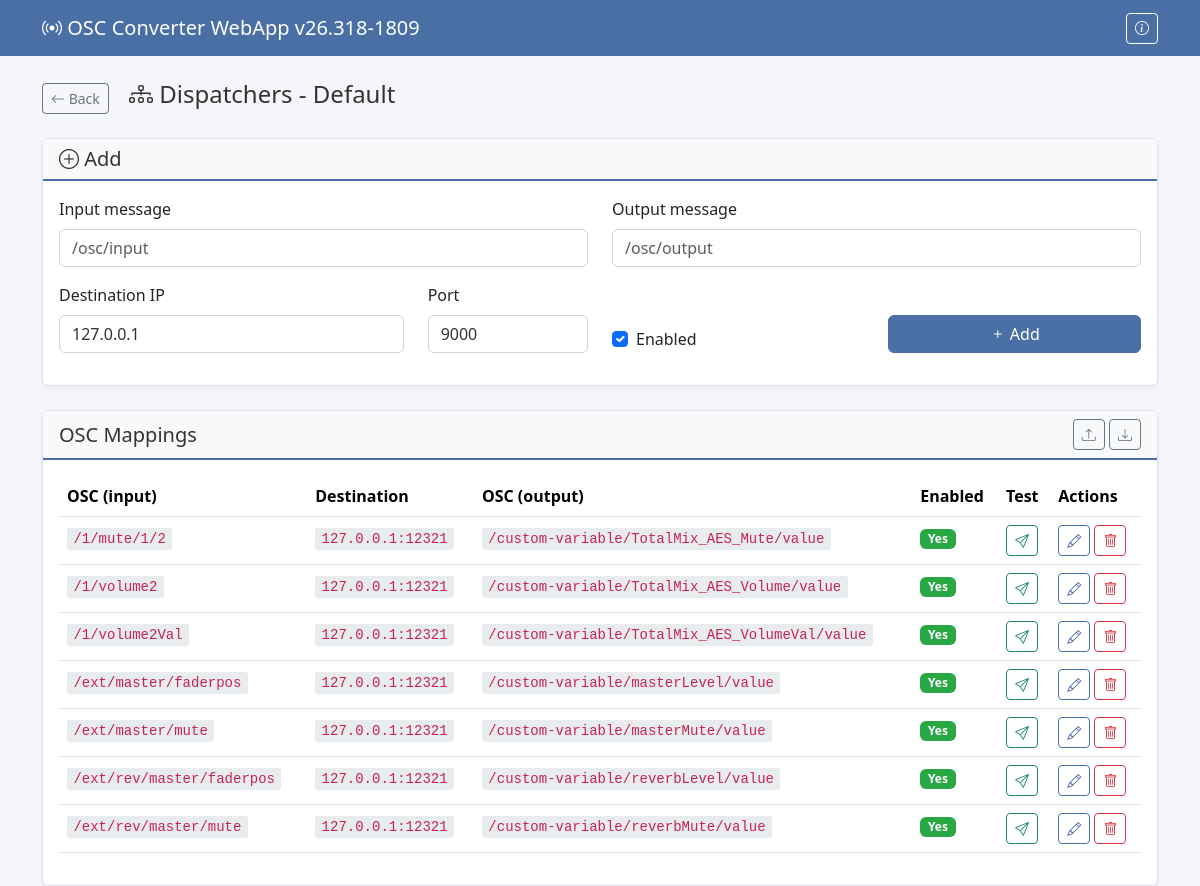
Page /config/1/dispatchers/ on the earlier database version.
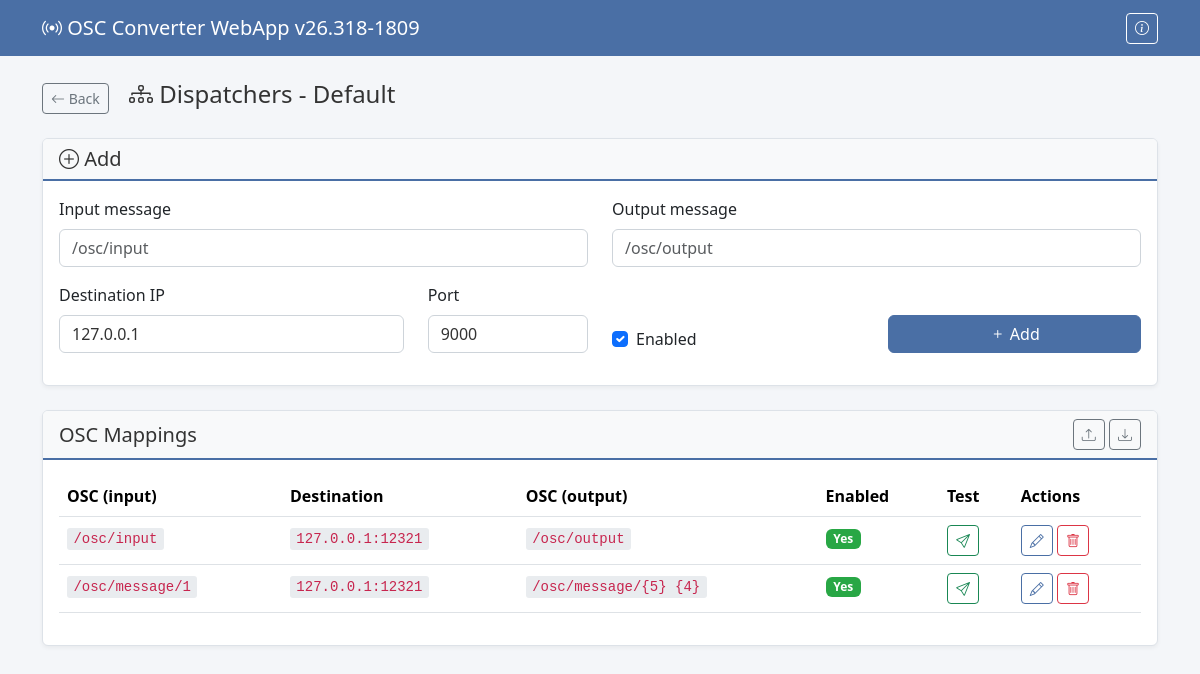
Same page on the later database version.
### osc_converter_webapp/main/models.py (models this page shows, shortened)
class OSCConfig(models.Model):
    name = models.CharField(max_length=100, default="Default", verbose_name="Nom")
    rx_ip = models.GenericIPAddressField(default="0.0.0.0", verbose_name="IP RX (écoute)")
    rx_port = models.PositiveIntegerField(default=9000, verbose_name="Port RX")
    auto_start = models.BooleanField(default=False, verbose_name="Auto-start")
    show_unmapped = models.BooleanField(default=False, verbose_name="Show unmapped logs")
    created_at = models.DateTimeField(auto_now_add=True)
    updated_at = models.DateTimeField(auto_now=True)
    class Meta:
        verbose_name = "Configuration OSC"
        verbose_name_plural = "Configurations OSC"

class OSCDispatcher(models.Model):
    config = models.ForeignKey(OSCConfig, on_delete=models.CASCADE, related_name='dispatchers')
    osc_input = models.CharField(max_length=255, verbose_name="Adresse OSC (entrée)")
    osc_output = models.CharField(max_length=255, verbose_name="Adresse OSC (sortie)")
    tx_ip = models.GenericIPAddressField(default="127.0.0.1", verbose_name="IP destination")
    tx_port = models.PositiveIntegerField(default=9000, verbose_name="Port destination")
    is_enabled = models.BooleanField(default=True, verbose_name="Activé")
    created_at = models.DateTimeField(auto_now_add=True)
    class Meta:
        verbose_name = "Dispatcher OSC"
        verbose_name_plural = "Dispatchers OSC"
        ordering = ['osc_input']

### osc_converter_webapp/main/views.py (the view)
# urls.py: path('config/<int:config_pk>/dispatchers/', views.dispatchers, name='dispatchers'),
def dispatchers(request, config_pk):
    config = get_object_or_404(OSCConfig, pk=config_pk)
    dispatcher_list = config.dispatchers.all()
    show_restart_modal = request.GET.get('restart_needed') == '1'
    if request.method == 'POST':
        form = OSCDispatcherForm(request.POST)
        if form.is_valid():
            dispatcher = form.save(commit=False)
            dispatcher.config = config
            dispatcher.save()
            messages.success(request, 'Dispatcher added')
            if config_pk in osc_service.get_status()['running_configs']:
                show_restart_modal = True
            else:
                return redirect('dispatchers', config_pk=config_pk)
    else:
        form = OSCDispatcherForm()
    return render(request, 'main/dispatchers.html', {
        'config': config,
        'dispatchers': dispatcher_list,
        'form': form,
        'show_restart_modal': show_restart_modal,
    })

### osc_converter_webapp/main/forms.py
class OSCDispatcherForm(forms.ModelForm):
    class Meta:
        model = OSCDispatcher
        fields = ['osc_input', 'tx_ip', 'tx_port', 'osc_output', 'is_enabled']
        widgets = {
            'osc_input': forms.TextInput(attrs={'class': 'form-control', 'placeholder': '/osc/input'}),
            'tx_ip': forms.TextInput(attrs={'class': 'form-control', 'placeholder': '127.0.0.1', 'value': '127.0.0.1'}),
            'tx_port': forms.NumberInput(attrs={'class': 'form-control', 'placeholder': '12321', 'value': '12321'}),
            'osc_output': forms.TextInput(attrs={'class': 'form-control', 'placeholder': '/osc/output'}),
            'is_enabled': forms.CheckboxInput(attrs={'class': 'form-check-input'}),
        }

### osc_converter_webapp/main/context_processors.py (called while the page is built)
def app_version(request):
    return {
        'APP_VERSION': settings.APP_VERSION,
        'DEVELOPER_NAME': getattr(settings, 'DEVELOPER_NAME', ''),
        'DEVELOPER_EMAIL': getattr(settings, 'DEVELOPER_EMAIL', ''),
        'DEVELOPER_GITHUB': getattr(settings, 'DEVELOPER_GITHUB', ''),
    }

### osc_converter_webapp/main/templates/main/dispatchers.html (shortened to what this page needs)
{% extends 'main/base.html' %}
{% block content %}
<div class="d-flex justify-content-between align-items-center mb-4">
    <div>
        <a href="{% url 'dashboard' %}" class="btn btn-outline-secondary btn-sm">
            <i class="bi bi-arrow-left"></i> Back
        </a>
        <h4 class="d-inline ms-3"><i class="bi bi-diagram-3"></i> Dispatchers - {{ config.name }}</h4>
    </div>
</div>
<div class="card mb-4">
    <div class="card-header">
        <h5 class="mb-0"><i class="bi bi-plus-circle"></i> Add</h5>
    </div>
    <div class="card-body">
        <form method="post">
            <div class="row mb-3">
                <div class="col-md-6">
                    <label for="id_osc_input" class="form-label">Input message</label>
                    {{ form.osc_input }}
                </div>
                <div class="col-md-6">
                    <label for="id_osc_output" class="form-label">Output message</label>
                    {{ form.osc_output }}
                </div>
            </div>
            <div class="row mb-3">
                <div class="col-md-4">
                    <label for="id_tx_ip" class="form-label">Destination IP</label>
                    {{ form.tx_ip }}
                </div>
                <div class="col-md-2">
                    <label for="id_tx_port" class="form-label">Port</label>
                    {{ form.tx_port }}
                </div>
                <div class="col-md-3 d-flex align-items-end">
                    <div class="form-check">
                        {{ form.is_enabled }}
                        <label class="form-check-label" for="id_is_enabled">Enabled</label>
                    </div>
                </div>
                <div class="col-md-3 d-flex align-items-end">
                    <button type="submit" class="btn btn-primary w-100">
                        <i class="bi bi-plus"></i> Add
                    </button>
                </div>
            </div>
        </form>
    </div>
</div>
<div class="card">
    <div class="card-header d-flex justify-content-between align-items-center">
        <h5 class="mb-0">OSC Mappings</h5>
        <div>
            <a href="{% url 'export_config_dispatchers' config.pk %}" class="btn btn-sm btn-outline-secondary" data-bs-toggle="tooltip" title="Export dispatchers">
                <i class="bi bi-upload"></i>
            </a>
            <button type="button" class="btn btn-sm btn-outline-secondary" data-bs-toggle="tooltip" title="Import dispatchers" onclick="document.getElementById('import-dispatchers-file').click();">
                <i class="bi bi-download"></i>
            </button>
        </div>
    </div>
    <div class="card-body">
        <div class="table-responsive">
            <table class="table table-hover">
                <thead>
                    <tr>
                        <th>OSC (input)</th>
                        <th>Destination</th>
                        <th>OSC (output)</th>
                        <th>Enabled</th>
                        <th>Test</th>
                        <th>Actions</th>
                    </tr>
                </thead>
                <tbody>
                    {% for d in dispatchers %}
                    <tr>
                        <td><code>{{ d.osc_input }}</code></td>
                        <td><code>{{ d.tx_ip }}:{{ d.tx_port }}</code></td>
                        <td><code>{{ d.osc_output }}</code></td>
                        <td>
                            {% if d.is_enabled %}
                                <span class="badge bg-success">Yes</span>
                            {% else %}
                                <span class="badge bg-secondary">No</span>
                            {% endif %}
                        </td>
                        <td>
                            <button type="button" class="btn btn-sm btn-outline-success"
                                    onclick="openTestModal({{ d.pk }}, '{{ d.osc_output }}', '{{ d.tx_ip }}', {{ d.tx_port }})"
                                    data-bs-toggle="tooltip" title="Test">
                                <i class="bi bi-send"></i>
                            </button>
                        </td>
                        <td>
                            <button type="button" class="btn btn-sm btn-outline-primary"
                                    onclick="openEditDispatcherModal({{ d.pk }})"
                                    data-bs-toggle="tooltip" title="Edit">
                                <i class="bi bi-pencil"></i>
                            </button>
                            <form method="post" action="{% url 'dispatcher_delete' d.pk %}" class="d-inline">
                                <button type="submit" class="btn btn-sm btn-outline-danger"
                                        data-bs-toggle="tooltip" title="Delete">
                                    <i class="bi bi-trash"></i>
                                </button>
                            </form>
                        </td>
                    </tr>
                    {% empty %}
                    <tr>
                        <td colspan="6" class="text-center text-muted">No dispatcher configured</td>
                    </tr>
                    {% endfor %}
                </tbody>
            </table>
        </div>
    </div>
</div>
{% endblock %}

### osc_converter_webapp/main/templates/main/base.html (shortened to what this page needs)
<!DOCTYPE html>
<html lang="en">
<head>
    <link href="https://cdn.jsdelivr.net/npm/bootstrap@5.3.2/dist/css/bootstrap.min.css" rel="stylesheet">
    <link href="https://cdn.jsdelivr.net/npm/bootstrap-icons@1.11.1/font/bootstrap-icons.css" rel="stylesheet">
    <link rel="stylesheet" href="/static/main/style.css">
</head>
<body>
    <nav class="navbar navbar-expand-lg mb-4">
        <div class="container d-flex justify-content-between">
            <a class="navbar-brand text-white" href="{% url 'dashboard' %}">
                <i class="bi bi-broadcast"></i> OSC Converter WebApp v{{ APP_VERSION }}
            </a>
            <button type="button" class="btn btn-outline-light btn-sm" data-bs-toggle="modal" data-bs-target="#aboutModal">
                <i class="bi bi-info-circle"></i>
            </button>
        </div>
    </nav>
    <div class="container">
        {% block content %}{% endblock %}
    </div>
</body>
</html>

### osc_converter_webapp/main/static/main/style.css (style rules this page uses)
body { background-color: #f4f6f9; color: #333; }
.navbar { background-color: #4a6fa5 !important; }
.card { background-color: #fff; border: 1px solid #dde2e8; box-shadow: 0 2px 4px rgba(0,0,0,0.05); }
.card-header { background-color: #f8f9fa; border-bottom: 2px solid #4a6fa5; color: #333; }
.btn-primary { background-color: #4a6fa5; border-color: #4a6fa5; }
.navbar .btn-outline-light { color: #fff; border-color: #fff; }
.btn-outline-primary { color: #4a6fa5; border-color: #4a6fa5; }
.table { color: #333; }
.form-control, .form-select { background-color: #fff; border-color: #ced4da; color: #333; }
code { background-color: #e9ecef; color: #c7254e; padding: 0.2rem 0.4rem; border-radius: 3px; }
.badge.bg-success { background-color: #28a745 !important; }

Differences in the rows shown:
removed OSCDispatcher: osc_input "/1/volume2", tx_ip "127.0.0.1", tx_port "12321", osc_output "/custom-variable/TotalMix_AES_Volume/value", is_enabled "Yes"
removed OSCDispatcher: osc_input "/1/volume2Val", tx_ip "127.0.0.1", tx_port "12321", osc_output "/custom-variable/TotalMix_AES_VolumeVal/value", is_enabled "Yes"
removed OSCDispatcher: osc_input "/ext/master/faderpos", tx_ip "127.0.0.1", tx_port "12321", osc_output "/custom-variable/masterLevel/value", is_enabled "Yes"
removed OSCDispatcher: osc_input "/ext/master/mute", tx_ip "127.0.0.1", tx_port "12321", osc_output "/custom-variable/masterMute/value", is_enabled "Yes"
removed OSCDispatcher: osc_input "/ext/rev/master/faderpos", tx_ip "127.0.0.1", tx_port "12321", osc_output "/custom-variable/reverbLevel/value", is_enabled "Yes"
removed OSCDispatcher: osc_input "/ext/rev/master/mute", tx_ip "127.0.0.1", tx_port "12321", osc_output "/custom-variable/reverbMute/value", is_enabled "Yes"
changed OSCDispatcher: osc_input "/1/mute/1/2" → "/osc/input"; osc_output "/custom-variable/TotalMix_AES_Mute/value" → "/osc/output"
added OSCDispatcher: osc_input "/osc/message/1", tx_ip "127.0.0.1", tx_port "12321", osc_output "/osc/message/{5} {4}", is_enabled "Yes"
